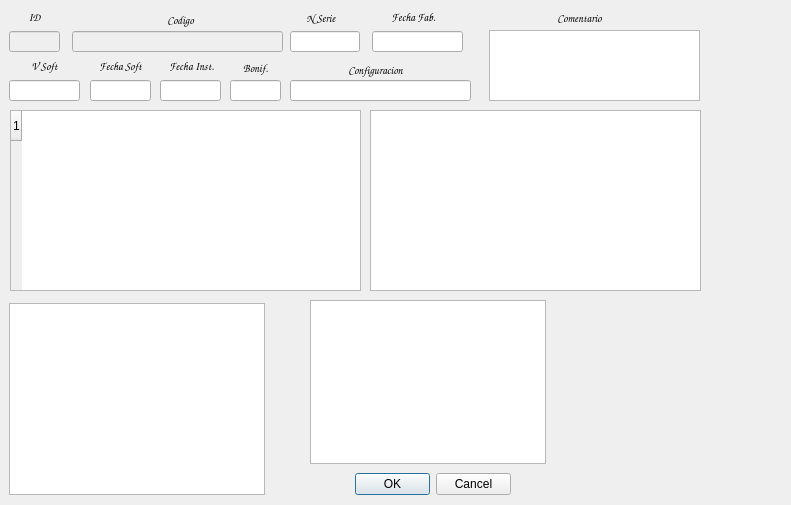
<?xml version="1.0" encoding="UTF-8"?>
<ui version="4.0">
 <class>reparacioneseditar</class>
 <widget class="QDialog" name="reparacioneseditar">
  <property name="geometry">
   <rect>
    <x>0</x>
    <y>0</y>
    <width>791</width>
    <height>505</height>
   </rect>
  </property>
  <property name="windowTitle">
   <string>Dialog</string>
  </property>
  <widget class="QDialogButtonBox" name="buttonBox">
   <property name="geometry">
    <rect>
     <x>355</x>
     <y>473</y>
     <width>156</width>
     <height>23</height>
    </rect>
   </property>
   <property name="orientation">
    <enum>Qt::Horizontal</enum>
   </property>
   <property name="standardButtons">
    <set>QDialogButtonBox::Cancel|QDialogButtonBox::Ok</set>
   </property>
  </widget>
  <widget class="QLabel" name="lID_11">
   <property name="geometry">
    <rect>
     <x>290</x>
     <y>60</y>
     <width>171</width>
     <height>20</height>
    </rect>
   </property>
   <property name="font">
    <font>
     <family>Comic Sans MS</family>
     <pointsize>8</pointsize>
     <weight>75</weight>
     <bold>true</bold>
    </font>
   </property>
   <property name="text">
    <string>Configuracion</string>
   </property>
   <property name="alignment">
    <set>Qt::AlignCenter</set>
   </property>
  </widget>
  <widget class="QLabel" name="lID_10">
   <property name="geometry">
    <rect>
     <x>9</x>
     <y>58</y>
     <width>71</width>
     <height>16</height>
    </rect>
   </property>
   <property name="font">
    <font>
     <family>Comic Sans MS</family>
     <pointsize>8</pointsize>
     <weight>75</weight>
     <bold>true</bold>
    </font>
   </property>
   <property name="text">
    <string>V Soft</string>
   </property>
   <property name="alignment">
    <set>Qt::AlignCenter</set>
   </property>
  </widget>
  <widget class="QLineEdit" name="VerSoft">
   <property name="geometry">
    <rect>
     <x>9</x>
     <y>80</y>
     <width>71</width>
     <height>21</height>
    </rect>
   </property>
   <property name="sizePolicy">
    <sizepolicy hsizetype="Expanding" vsizetype="Maximum">
     <horstretch>0</horstretch>
     <verstretch>0</verstretch>
    </sizepolicy>
   </property>
   <property name="font">
    <font>
     <family>Times New Roman</family>
     <pointsize>10</pointsize>
     <weight>75</weight>
     <bold>true</bold>
    </font>
   </property>
   <property name="contextMenuPolicy">
    <enum>Qt::DefaultContextMenu</enum>
   </property>
   <property name="layoutDirection">
    <enum>Qt::LeftToRight</enum>
   </property>
   <property name="autoFillBackground">
    <bool>false</bool>
   </property>
   <property name="locale">
    <locale language="StandardMoroccanTamazight" country="Morocco"/>
   </property>
   <property name="inputMethodHints">
    <set>Qt::ImhPreferNumbers</set>
   </property>
   <property name="text">
    <string/>
   </property>
   <property name="alignment">
    <set>Qt::AlignCenter</set>
   </property>
  </widget>
  <widget class="QTableWidget" name="Productos">
   <property name="geometry">
    <rect>
     <x>370</x>
     <y>110</y>
     <width>331</width>
     <height>181</height>
    </rect>
   </property>
   <property name="styleSheet">
    <string notr="true">alternate-background-color: rgb(255, 255, 255);
selection-background-color: rgb(0, 255, 127);</string>
   </property>
   <property name="sizeAdjustPolicy">
    <enum>QAbstractScrollArea::AdjustToContents</enum>
   </property>
   <property name="alternatingRowColors">
    <bool>true</bool>
   </property>
   <property name="selectionMode">
    <enum>QAbstractItemView::SingleSelection</enum>
   </property>
   <property name="selectionBehavior">
    <enum>QAbstractItemView::SelectRows</enum>
   </property>
  </widget>
  <widget class="QTableWidget" name="Fallas">
   <property name="geometry">
    <rect>
     <x>10</x>
     <y>110</y>
     <width>351</width>
     <height>181</height>
    </rect>
   </property>
   <property name="sizeAdjustPolicy">
    <enum>QAbstractScrollArea::AdjustToContents</enum>
   </property>
   <property name="alternatingRowColors">
    <bool>true</bool>
   </property>
   <row>
    <property name="text">
     <string>1</string>
    </property>
   </row>
  </widget>
  <widget class="QTableView" name="Producto">
   <property name="geometry">
    <rect>
     <x>310</x>
     <y>300</y>
     <width>236</width>
     <height>164</height>
    </rect>
   </property>
  </widget>
  <widget class="QTableView" name="Producto_2">
   <property name="geometry">
    <rect>
     <x>9</x>
     <y>303</y>
     <width>256</width>
     <height>192</height>
    </rect>
   </property>
  </widget>
  <widget class="QLineEdit" name="TablaID">
   <property name="enabled">
    <bool>false</bool>
   </property>
   <property name="geometry">
    <rect>
     <x>9</x>
     <y>31</y>
     <width>51</width>
     <height>21</height>
    </rect>
   </property>
   <property name="font">
    <font>
     <family>Times New Roman</family>
     <pointsize>9</pointsize>
     <weight>75</weight>
     <bold>true</bold>
    </font>
   </property>
   <property name="contextMenuPolicy">
    <enum>Qt::DefaultContextMenu</enum>
   </property>
   <property name="layoutDirection">
    <enum>Qt::LeftToRight</enum>
   </property>
   <property name="inputMethodHints">
    <set>Qt::ImhDate|Qt::ImhSensitiveData</set>
   </property>
   <property name="text">
    <string/>
   </property>
   <property name="maxLength">
    <number>10</number>
   </property>
   <property name="alignment">
    <set>Qt::AlignCenter</set>
   </property>
  </widget>
  <widget class="QLabel" name="lID_32">
   <property name="geometry">
    <rect>
     <x>9</x>
     <y>9</y>
     <width>51</width>
     <height>16</height>
    </rect>
   </property>
   <property name="font">
    <font>
     <family>Comic Sans MS</family>
     <pointsize>8</pointsize>
     <weight>75</weight>
     <bold>true</bold>
    </font>
   </property>
   <property name="text">
    <string>ID</string>
   </property>
   <property name="alignment">
    <set>Qt::AlignCenter</set>
   </property>
  </widget>
  <widget class="QLineEdit" name="NProductos">
   <property name="enabled">
    <bool>false</bool>
   </property>
   <property name="geometry">
    <rect>
     <x>72</x>
     <y>31</y>
     <width>211</width>
     <height>21</height>
    </rect>
   </property>
   <property name="font">
    <font>
     <family>Times New Roman</family>
     <pointsize>9</pointsize>
     <weight>75</weight>
     <bold>true</bold>
    </font>
   </property>
   <property name="contextMenuPolicy">
    <enum>Qt::DefaultContextMenu</enum>
   </property>
   <property name="layoutDirection">
    <enum>Qt::LeftToRight</enum>
   </property>
   <property name="inputMethodHints">
    <set>Qt::ImhDate|Qt::ImhSensitiveData</set>
   </property>
   <property name="text">
    <string/>
   </property>
   <property name="maxLength">
    <number>100</number>
   </property>
   <property name="alignment">
    <set>Qt::AlignCenter</set>
   </property>
  </widget>
  <widget class="QLineEdit" name="NumSerie">
   <property name="geometry">
    <rect>
     <x>290</x>
     <y>31</y>
     <width>70</width>
     <height>21</height>
    </rect>
   </property>
   <property name="font">
    <font>
     <family>Times New Roman</family>
     <pointsize>10</pointsize>
     <weight>75</weight>
     <bold>true</bold>
    </font>
   </property>
   <property name="contextMenuPolicy">
    <enum>Qt::DefaultContextMenu</enum>
   </property>
   <property name="layoutDirection">
    <enum>Qt::LeftToRight</enum>
   </property>
   <property name="text">
    <string/>
   </property>
   <property name="alignment">
    <set>Qt::AlignCenter</set>
   </property>
  </widget>
  <widget class="QLineEdit" name="FechaFab">
   <property name="geometry">
    <rect>
     <x>372</x>
     <y>31</y>
     <width>91</width>
     <height>21</height>
    </rect>
   </property>
   <property name="font">
    <font>
     <family>Times New Roman</family>
     <pointsize>10</pointsize>
     <weight>75</weight>
     <bold>true</bold>
    </font>
   </property>
   <property name="contextMenuPolicy">
    <enum>Qt::DefaultContextMenu</enum>
   </property>
   <property name="layoutDirection">
    <enum>Qt::LeftToRight</enum>
   </property>
   <property name="styleSheet">
    <string notr="true"/>
   </property>
   <property name="text">
    <string/>
   </property>
   <property name="alignment">
    <set>Qt::AlignCenter</set>
   </property>
  </widget>
  <widget class="QLabel" name="label_12">
   <property name="geometry">
    <rect>
     <x>300</x>
     <y>10</y>
     <width>42</width>
     <height>16</height>
    </rect>
   </property>
   <property name="font">
    <font>
     <family>Comic Sans MS</family>
     <pointsize>8</pointsize>
     <weight>75</weight>
     <bold>true</bold>
    </font>
   </property>
   <property name="text">
    <string>N Serie</string>
   </property>
   <property name="alignment">
    <set>Qt::AlignCenter</set>
   </property>
  </widget>
  <widget class="QLabel" name="label_11">
   <property name="geometry">
    <rect>
     <x>383</x>
     <y>9</y>
     <width>61</width>
     <height>16</height>
    </rect>
   </property>
   <property name="font">
    <font>
     <family>Comic Sans MS</family>
     <pointsize>8</pointsize>
     <weight>75</weight>
     <bold>true</bold>
    </font>
   </property>
   <property name="text">
    <string>Fecha Fab.</string>
   </property>
   <property name="alignment">
    <set>Qt::AlignCenter</set>
   </property>
  </widget>
  <widget class="QLineEdit" name="FechaSoft">
   <property name="geometry">
    <rect>
     <x>90</x>
     <y>80</y>
     <width>61</width>
     <height>21</height>
    </rect>
   </property>
   <property name="font">
    <font>
     <family>Times New Roman</family>
     <pointsize>10</pointsize>
     <weight>75</weight>
     <bold>true</bold>
    </font>
   </property>
   <property name="contextMenuPolicy">
    <enum>Qt::DefaultContextMenu</enum>
   </property>
   <property name="layoutDirection">
    <enum>Qt::LeftToRight</enum>
   </property>
   <property name="styleSheet">
    <string notr="true"/>
   </property>
   <property name="text">
    <string/>
   </property>
   <property name="alignment">
    <set>Qt::AlignCenter</set>
   </property>
  </widget>
  <widget class="QLineEdit" name="FechaInst">
   <property name="geometry">
    <rect>
     <x>160</x>
     <y>80</y>
     <width>61</width>
     <height>21</height>
    </rect>
   </property>
   <property name="font">
    <font>
     <family>Times New Roman</family>
     <pointsize>10</pointsize>
     <weight>75</weight>
     <bold>true</bold>
    </font>
   </property>
   <property name="contextMenuPolicy">
    <enum>Qt::DefaultContextMenu</enum>
   </property>
   <property name="layoutDirection">
    <enum>Qt::LeftToRight</enum>
   </property>
   <property name="styleSheet">
    <string notr="true"/>
   </property>
   <property name="text">
    <string/>
   </property>
   <property name="alignment">
    <set>Qt::AlignCenter</set>
   </property>
  </widget>
  <widget class="QLineEdit" name="Bonificacion">
   <property name="geometry">
    <rect>
     <x>230</x>
     <y>80</y>
     <width>51</width>
     <height>21</height>
    </rect>
   </property>
   <property name="font">
    <font>
     <family>Times New Roman</family>
     <pointsize>10</pointsize>
     <weight>75</weight>
     <bold>true</bold>
    </font>
   </property>
   <property name="contextMenuPolicy">
    <enum>Qt::DefaultContextMenu</enum>
   </property>
   <property name="layoutDirection">
    <enum>Qt::LeftToRight</enum>
   </property>
   <property name="styleSheet">
    <string notr="true"/>
   </property>
   <property name="text">
    <string/>
   </property>
   <property name="alignment">
    <set>Qt::AlignCenter</set>
   </property>
  </widget>
  <widget class="QLineEdit" name="Configuracion">
   <property name="geometry">
    <rect>
     <x>290</x>
     <y>80</y>
     <width>181</width>
     <height>21</height>
    </rect>
   </property>
   <property name="font">
    <font>
     <family>Times New Roman</family>
     <pointsize>10</pointsize>
     <weight>75</weight>
     <bold>true</bold>
    </font>
   </property>
   <property name="contextMenuPolicy">
    <enum>Qt::DefaultContextMenu</enum>
   </property>
   <property name="layoutDirection">
    <enum>Qt::LeftToRight</enum>
   </property>
   <property name="styleSheet">
    <string notr="true"/>
   </property>
   <property name="text">
    <string/>
   </property>
   <property name="alignment">
    <set>Qt::AlignCenter</set>
   </property>
  </widget>
  <widget class="QTextEdit" name="Observ">
   <property name="geometry">
    <rect>
     <x>489</x>
     <y>30</y>
     <width>211</width>
     <height>71</height>
    </rect>
   </property>
   <property name="html">
    <string>&lt;!DOCTYPE HTML PUBLIC &quot;-//W3C//DTD HTML 4.0//EN&quot; &quot;http://www.w3.org/TR/REC-html40/strict.dtd&quot;&gt;
&lt;html&gt;&lt;head&gt;&lt;meta name=&quot;qrichtext&quot; content=&quot;1&quot; /&gt;&lt;style type=&quot;text/css&quot;&gt;
p, li { white-space: pre-wrap; }
&lt;/style&gt;&lt;/head&gt;&lt;body style=&quot; font-family:'MS Shell Dlg 2'; font-size:8.25pt; font-weight:400; font-style:normal;&quot;&gt;
&lt;p style=&quot;-qt-paragraph-type:empty; margin-top:0px; margin-bottom:0px; margin-left:0px; margin-right:0px; -qt-block-indent:0; text-indent:0px;&quot;&gt;&lt;br /&gt;&lt;/p&gt;&lt;/body&gt;&lt;/html&gt;</string>
   </property>
  </widget>
  <widget class="QLabel" name="label_14">
   <property name="geometry">
    <rect>
     <x>550</x>
     <y>10</y>
     <width>59</width>
     <height>16</height>
    </rect>
   </property>
   <property name="font">
    <font>
     <family>Comic Sans MS</family>
     <pointsize>8</pointsize>
     <weight>75</weight>
     <bold>true</bold>
    </font>
   </property>
   <property name="text">
    <string>Comentario</string>
   </property>
   <property name="alignment">
    <set>Qt::AlignCenter</set>
   </property>
  </widget>
  <widget class="QLabel" name="label_18">
   <property name="geometry">
    <rect>
     <x>90</x>
     <y>58</y>
     <width>61</width>
     <height>16</height>
    </rect>
   </property>
   <property name="font">
    <font>
     <family>Comic Sans MS</family>
     <pointsize>8</pointsize>
     <weight>75</weight>
     <bold>true</bold>
    </font>
   </property>
   <property name="text">
    <string>Fecha Soft</string>
   </property>
   <property name="alignment">
    <set>Qt::AlignCenter</set>
   </property>
  </widget>
  <widget class="QLabel" name="label_17">
   <property name="geometry">
    <rect>
     <x>160</x>
     <y>58</y>
     <width>63</width>
     <height>16</height>
    </rect>
   </property>
   <property name="font">
    <font>
     <family>Comic Sans MS</family>
     <pointsize>8</pointsize>
     <weight>75</weight>
     <bold>true</bold>
    </font>
   </property>
   <property name="text">
    <string>Fecha Inst.</string>
   </property>
   <property name="alignment">
    <set>Qt::AlignCenter</set>
   </property>
  </widget>
  <widget class="QLabel" name="lID_21">
   <property name="geometry">
    <rect>
     <x>230</x>
     <y>60</y>
     <width>51</width>
     <height>16</height>
    </rect>
   </property>
   <property name="font">
    <font>
     <family>Comic Sans MS</family>
     <pointsize>8</pointsize>
     <weight>75</weight>
     <bold>true</bold>
    </font>
   </property>
   <property name="text">
    <string>Bonif.</string>
   </property>
   <property name="alignment">
    <set>Qt::AlignCenter</set>
   </property>
  </widget>
  <widget class="QLabel" name="label_13">
   <property name="geometry">
    <rect>
     <x>80</x>
     <y>10</y>
     <width>201</width>
     <height>20</height>
    </rect>
   </property>
   <property name="font">
    <font>
     <family>Comic Sans MS</family>
     <pointsize>8</pointsize>
     <weight>75</weight>
     <bold>true</bold>
    </font>
   </property>
   <property name="text">
    <string>Codigo</string>
   </property>
   <property name="alignment">
    <set>Qt::AlignCenter</set>
   </property>
  </widget>
 </widget>
 <resources/>
 <connections>
  <connection>
   <sender>buttonBox</sender>
   <signal>accepted()</signal>
   <receiver>reparacioneseditar</receiver>
   <slot>accept()</slot>
   <hints>
    <hint type="sourcelabel">
     <x>248</x>
     <y>254</y>
    </hint>
    <hint type="destinationlabel">
     <x>157</x>
     <y>274</y>
    </hint>
   </hints>
  </connection>
  <connection>
   <sender>buttonBox</sender>
   <signal>rejected()</signal>
   <receiver>reparacioneseditar</receiver>
   <slot>reject()</slot>
   <hints>
    <hint type="sourcelabel">
     <x>316</x>
     <y>260</y>
    </hint>
    <hint type="destinationlabel">
     <x>286</x>
     <y>274</y>
    </hint>
   </hints>
  </connection>
 </connections>
</ui>
